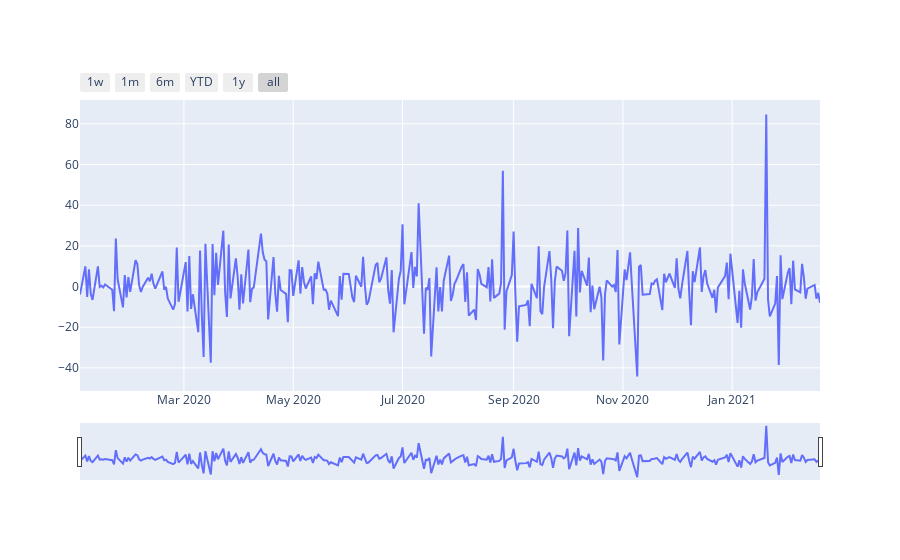

The notebook cell this image was saved under:
### Code cell
plot_ts(df.diff(1).dropna())

### Figure 1 — Plotly figure (JSON) as saved in the notebook; plotly's stock layout.template omitted (floating-point values rounded to 4 significant figures; data arrays with more than 128 entries replaced by an {"elided": "..."} marker saying what was removed)
{"data": [{"type": "scatter", "x": {"elided": "285 str values"}, "y": {"elided": "285 float values"}}], "layout": {"xaxis": {"rangeselector": {"buttons": [{"count": 7, "label": "1w", "step": "day", "stepmode": "backward"}, {"count": 1, "label": "1m", "step": "month", "stepmode": "backward"}, {"count": 6, "label": "6m", "step": "month", "stepmode": "backward"}, {"count": 1, "label": "YTD", "step": "year", "stepmode": "todate"}, {"count": 1, "label": "1y", "step": "year", "stepmode": "backward"}, {"step": "all"}]}, "rangeslider": {"visible": true}, "type": "date"}}}
